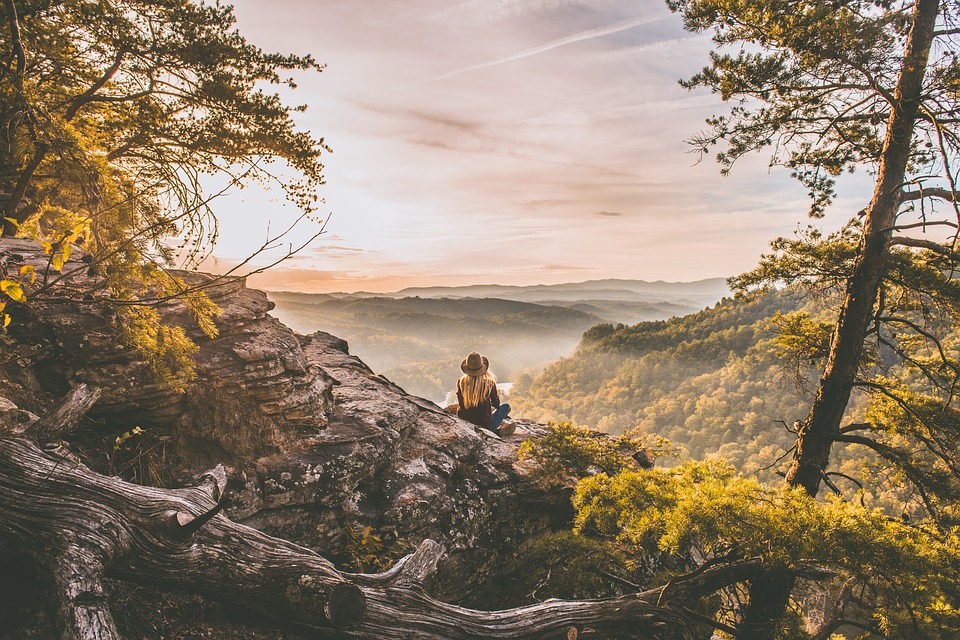
%> input picture kMeansCompression/environment-1870007_960_720.jpg, 960 x 640 px
$ octave runCompressPhoto.m   (GNU Octave 9; MATLAB toolbox functions it lacks are replaced by stand-ins)
%> lines starting %> are read from the running program, lines starting %| are printed output that depends on the picture
### kMeansCompression/compressPhoto.m
%% Return a compressed image from a supplied image using K-Means clustering
function [compressedImage] = compressImage(originalImage, k=16, maxIterations=50)
%> called with k = 16, maxIterations = 25
  %%
  % Required Inputs:
  %   originalImage - A matrix representation of an image such as provided by
  %     imread e.g., image = double(imread('file.jpg'))
  %   k - the number of clusters to be used to compress the image
  %%

  % Divide by 255 so that all values are in the range 0 - 1
  originalImage = originalImage / 255;

  % Size of the image
  img_size = size(originalImage);
%> img_size = [640 960 3]

  % Reshape the image into an Nx3 matrix where N = number of pixels.
  % Each row will contain the Red, Green and Blue pixel values
  % This gives us our dataset matrix X that we will use K-Means on.
  X = reshape(originalImage, img_size(1) * img_size(2), 3);

  % When using K-Means, it is important the initialize the centroids
  % randomly.
  initial_centroids = kMeansInitCentroids(X, k);
%> in kMeansInitCentroids, `centroids = X(randidx(1:K), :);`: centroids = 16 rows, first 12: [0.859 0.71 0.557; 0.553 0.467 0.373; 0.549 0.514 0.494; 0.42 0.353 0.29; 0.275 0.247 0.208; 0.267 0.224 0.2; 0.957 0.898 0.886; 0.298 0.208 0.0863; 0.749 0.678 0.592; 0.733 0.675 0.663; 0.635 0.478 0.341; 0.557 0.506 0.443]
%> initial_centroids has the same summary as centroids in kMeansInitCentroids

  % Run K-Means
  [centroids, idx] = runkMeans(X, initial_centroids, maxIterations);

  % Find closest cluster members
  idx = findClosestCentroids(X, centroids);

  % Essentially, now we have represented the image X as in terms of the
  % indices in idx.

  % We can now recover the image from the indices (idx) by mapping each pixel
  % (specified by it's index in idx) to the centroid value
  X_recovered = centroids(idx,:);

  % Reshape the recovered image into proper dimensions
  compressedImage = reshape(X_recovered, img_size(1), img_size(2), 3);
end

### kMeansCompression/kMeansInitCentroids.m
function centroids = kMeansInitCentroids(X, K)

  %KMEANSINITCENTROIDS This function initializes K centroids that are to be
  %used in K-Means on the dataset X
  %   centroids = KMEANSINITCENTROIDS(X, K) returns K initial centroids to be
  %   used with the K-Means on the dataset X
  %

  centroids = zeros(K, size(X, 2));

  % Set centroids to randomly chosen examples from the dataset X
  % Randomly reorder the indices of examples
  randidx = randperm(size(X, 1));

  % Take the first K examples as centroids
  centroids = X(randidx(1:K), :);

end

### kMeansCompression/runkMeans.m
function [centroids, idx] = runkMeans(X, initial_centroids, ...
                                      max_iters, plot_progress)
%> called with max_iters = 25

  %RUNKMEANS runs the K-Means algorithm on data matrix X, where each row of X
  %is a single example
  %   [centroids, idx] = RUNKMEANS(X, initial_centroids, max_iters, ...
  %   plot_progress) runs the K-Means algorithm on data matrix X, where each
  %   row of X is a single example. It uses initial_centroids used as the
  %   initial centroids. max_iters specifies the total number of interactions
  %   of K-Means to execute. plot_progress is a true/false flag that
  %   indicates if the function should also plot its progress as the
  %   learning happens. This is set to false by default. runkMeans returns
  %   centroids, a Kxn matrix of the computed centroids and idx, a m x 1
  %   vector of centroid assignments (i.e. each entry in range [1..K])
  %

  % Set default value for plot progress
  if ~exist('plot_progress', 'var') || isempty(plot_progress)
      plot_progress = false;
  end

  % Plot the data if we are plotting progress
  if plot_progress
      figure;
      hold on;
  end

  % Initialize values
  [m n] = size(X);
%> m = 614400; n = 3
  K = size(initial_centroids, 1);
%> K = 16
  centroids = initial_centroids;
  previous_centroids = centroids;
%> previous_centroids has the same summary as centroids in kMeansInitCentroids
  idx = zeros(m, 1);

  % Run K-Means
  for i=1:max_iters

      % Output progress
      %fprintf('K-Means iteration %d/%d...\n', i, max_iters);
      if exist('OCTAVE_VERSION')
          fflush(stdout);
      end

      % For each example in X, assign it to the closest centroid
      idx = findClosestCentroids(X, centroids);

      % Optionally, plot progress here
      if plot_progress
          plotProgresskMeans(X, centroids, previous_centroids, idx, K, i);
          previous_centroids = centroids;
          fprintf('Press enter to continue.\n');
          pause;
      end

      % Given the memberships, compute new centroids
      centroids = computeCentroids(X, idx, K);
  end

  % Hold off if we are plotting progress
  if plot_progress
      hold off;
  end

end

### kMeansCompression/findClosestCentroids.m
function idx = findClosestCentroids(X, centroids)

  %FINDCLOSESTCENTROIDS computes the centroid memberships for every example
  %   idx = FINDCLOSESTCENTROIDS (X, centroids) returns the closest centroids
  %   in idx for a dataset X where each row is a single example. idx = m x 1
  %   vector of centroid assignments (i.e. each entry in range [1..K])
  %

  % Set K
  K = size(centroids, 1);
  m = size(X,1);

  % You need to return the following variables correctly.
  idx = zeros(m, 1);

  distances = zeros(m, K);

  % idx(i) should contain the index of the centroid closest to example i.

  for i=1:K       % iterating over each centroid is faster than over each example
    diffs = bsxfun(@minus, X, centroids(i,:));
    centroid_to_example_distances = sum(diffs.^2, 2);
    distances(:,i) = centroid_to_example_distances;
  endfor

  [vals, idx] = min(distances,[],2);

end

### kMeansCompression/computeCentroids.m
function centroids = computeCentroids(X, idx, K)

  %COMPUTECENTROIDS returns the new centroids by computing the means of the
  %data points assigned to each centroid.
  %   centroids = COMPUTECENTROIDS(X, idx, K) returns the new centroids by
  %   computing the means of the data points assigned to each centroid. It is
  %   given a dataset X where each row is a single data point, a vector
  %   idx of centroid assignments (i.e. each entry in range [1..K]) for each
  %   example, and K, the number of centroids. You should return a matrix
  %   centroids, where each row of centroids is the mean of the data points
  %   assigned to it.
  %

  [m n] = size(X);
  centroids = zeros(K, n);

  for i=1:K
    selectedIndices = find(idx == i); % get the selection of indices of examples assigned to the ith centroid
    if (size(selectedIndices, 1) > 0)
      centroids(i,:) = mean(X(selectedIndices,:)); % find the mean of all selected examples
    endif
  endfor

end

### kMeansCompression/runCompressPhoto.m
%  Load an image
filename = 'environment-1870007_960_720.jpg';
originalImg = double(imread(filename));

% Compress the image
k = 16;
numIters = 25;
outputImage = compressPhoto(originalImg, k, numIters);
%> in compressImage, `[centroids, idx] = runkMeans(X, initial_centroids, maxIterations);`: centroids = 16 rows, first 12: [0.924 0.752 0.551; 0.499 0.424 0.347; 0.686 0.601 0.53; 0.396 0.335 0.267; 0.297 0.26 0.206; 0.214 0.211 0.175; 0.915 0.882 0.871; 0.244 0.18 0.0868; 0.785 0.706 0.66; 0.875 0.797 0.766; 0.694 0.518 0.202; 0.607 0.511 0.41]

% Display the original image
subplot(1, 2, 1);
imagesc(originalImg);
title('Original');

% Display compressed image side by side
subplot(1, 2, 2);
imagesc(outputImage)
title(sprintf('Compressed, with %d colors.', k));
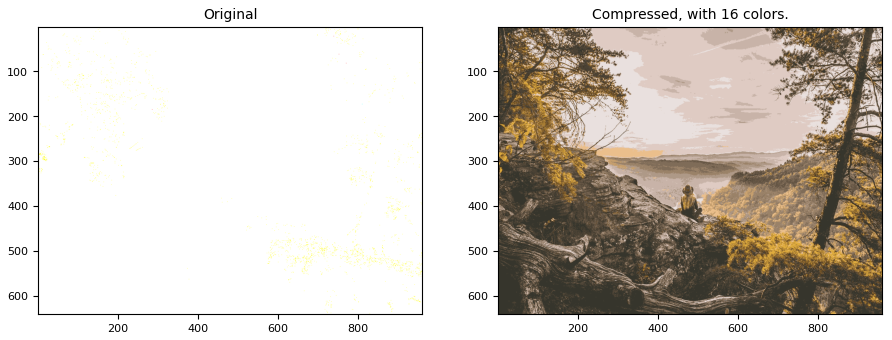
%> figure redrawn from the program's plot data, 2 panels

%imwrite(outputImage, ["mod-" filename]);
